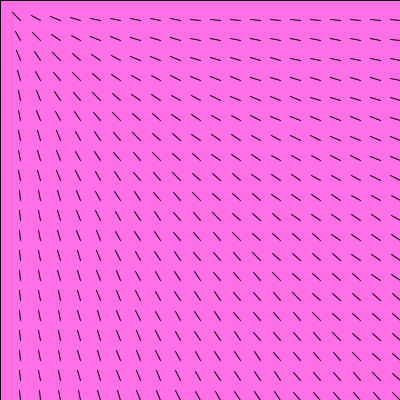
Frame 1 (no input)
Frame 60 (the mouse pressed at the canvas centre just before this capture): identical to frame 1, image omitted
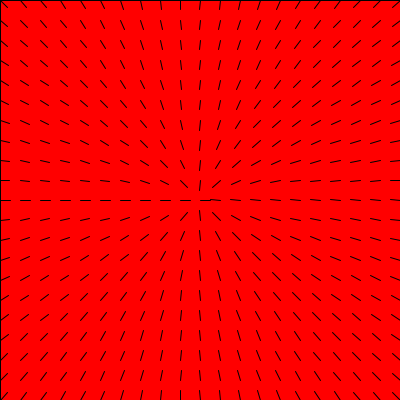
Frame 120 (the mouse held since frame 60 and released just before this capture)

The Processing sketch that drew these frames (run headless with seeded random() and noise(); from frame 60 on, the mouse is pressed at the canvas centre):

// Processing sketch: processing_28869
// ── processing_28869.pde

void setup () {
 size(400,400);
 smooth();
 background(255);
}

void draw () {
 // background (255);
  fill(255,112,231);
  rect(0,0,width,height);
 
  
  
  for( int x=0; x <= width; x+=20 ) {
      for (int y=0; y <= height; y+=20) {
        float abstand = dist(mouseX, mouseY, x,y);
        float angle = atan2(mouseY-y, mouseX-x);
        //  line(x,y,x+10,y);
      
      pushMatrix();
      translate(x,y);
      rotate(angle);
//      rotate(abstand/100);
      line(0,0,10,0);
      popMatrix(); 
    }
  }


}

void mousePressed() {
 //  println("mouse pressed");
   colorMode(HSB, 100);
 
}
